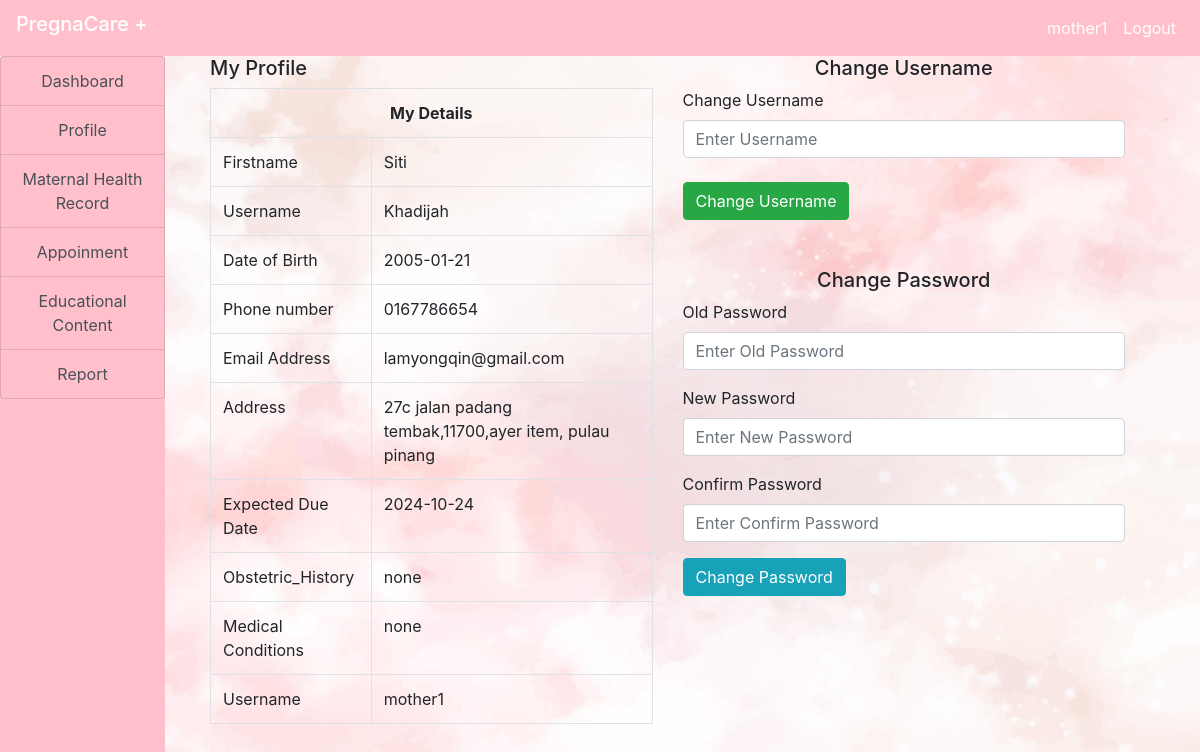
/mother/profile.php (signed in), run on the app's committed database.
### tables this page shows
CREATE TABLE `mothers` (
  `id` int(100) NOT NULL,
  `firstname` varchar(100) NOT NULL,
  `surname` varchar(100) NOT NULL,
  `dob` varchar(100) NOT NULL,
  `phone` varchar(100) NOT NULL,
  `email` varchar(100) NOT NULL,
  `address` varchar(100) NOT NULL,
  `due_date` varchar(100) NOT NULL,
  `obstetric_history` varchar(100) NOT NULL,
  `medical_conditions` varchar(100) NOT NULL,
  `username` varchar(100) NOT NULL,
  `password` varchar(100) NOT NULL
);

### mother/profile.php (the view, shortened to what this page needs)
<?php
include("../include/header.php");
include("../include/connection.php");
$mother = $_SESSION['mother'];
?>
<!DOCTYPE html>
<head>
</head>
<body style="background-image: url(img/background1.jpg);background-repeat:no-repeat; background-size:cover;">
    <div class="container-fluid">
        <div class="col-md-12">
            <div class="row">
                <div class="col-md-2" style="margin-left: -30px;">
                    <?php
                    include("sidenav.php");
                    $query = "SELECT * FROM mothers WHERE username='$mother'";
                    $res = mysqli_query($connect, $query);
                    $row = mysqli_fetch_array($res);
                    ?>
                </div>
                <div class="col-md-10">
                    <div class="col-md-12">
                        <div class="row">
                            <div class="col-md-6">
                                <h5>My Profile</h5>
                                <form>
                                    <table class="table table-bordered">
                                        <tr>
                                            <th colspan="2" class="text-center">My Details</th>
                                        </tr>
                                        <tr>
                                            <td>Firstname</td>
                                            <td><?php echo $row['firstname']; ?></td>
                                        </tr>
                                        <tr>
                                            <td>Username</td>
                                            <td><?php echo $row['surname']; ?></td>
                                        </tr>
                                        <tr>
                                            <td>Date of Birth</td>
                                            <td><?php echo $row['dob']; ?></td>
                                        </tr>
                                        <tr>
                                            <td>Phone number</td>
                                            <td><?php echo $row['phone']; ?></td>
                                        </tr>
                                        <tr>
                                            <td>Email Address</td>
                                            <td><?php echo $row['email']; ?></td>
                                        </tr>
                                        <tr>
                                            <td>Address</td>
                                            <td><?php echo $row['address']; ?></td>
                                        </tr>
                                        <tr>
                                            <td>Expected Due Date</td>
                                            <td><?php echo $row['due_date']; ?></td>
                                        </tr>
                                        <tr>
                                            <td>Obstetric_History</td>
                                            <td><?php echo $row['obstetric_history']; ?></td>
                                        </tr>
                                        <tr>
                                            <td>Medical Conditions</td>
                                            <td><?php echo $row['medical_conditions']; ?></td>
                                        </tr>
                                        <tr>
                                            <td>Username</td>
                                            <td><?php echo $row['username']; ?></td>
                                        </tr>
                                    </table>
                                </form>
                            </div>
                            <div class="col-md-6">
                                <h5 class="text-center my2">Change Username</h5>
                                <form action="../mother/profile.php" method="post">
                                    <label>Change Username</label>
                                    <input type="text" name="uname" class="form-control" autocomplete="off" placeholder="Enter Username">
                                    <br>
                                    <input type="submit" name="change_uname" class="btn btn-success" value="Change Username">
                                </form>
                                <br><br>
                                <h5 class="text-center my2">Change Password</h5>
                                <form method="post">
                                    <div class="form-group">
                                        <label>Old Password</label>
                                        <input type="password" name="old_pass" class="form-control" autocomplete="off" placeholder="Enter Old Password">
                                    </div>
                                    <div class="form-group">
                                        <label>New Password</label>
                                        <input type="password" name="new_pass" class="form-control" autocomplete="off" placeholder="Enter New Password">
                                    </div>
                                    <div class="form-group">
                                        <label>Confirm Password</label>
                                        <input type="password" name="con_pass" class="form-control" autocomplete="off" placeholder="Enter Confirm Password">
                                    </div>
                                    <input type="submit" name="change_pass" class="btn btn-info" value="Change Password">
                                </form>
                            </div>
                        </div>
                    </div>
                </div>
            </div>
        </div>
    </div>
</body>
</html>

### data on the page
mothers: firstname "Siti", surname "Khadijah", dob "2005-01-21", phone "0167786654", email "lamyongqin@gmail.com", address "27c jalan padang tembak,11700,ayer item, pulau pinang", due_date "2024-10-24", obstetric_history "none", medical_conditions "none", username "mother1"

### other printed values
$user "mother1"
